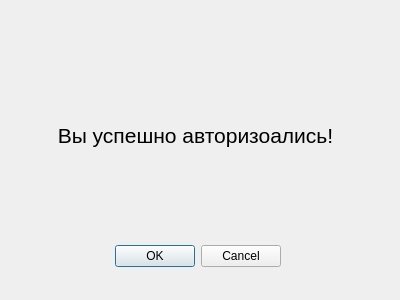
<?xml version="1.0" encoding="UTF-8"?>
<ui version="4.0">
 <class>Dialog</class>
 <widget class="QDialog" name="Dialog">
  <property name="geometry">
   <rect>
    <x>0</x>
    <y>0</y>
    <width>400</width>
    <height>300</height>
   </rect>
  </property>
  <property name="windowTitle">
   <string>Dialog</string>
  </property>
  <widget class="QDialogButtonBox" name="buttonBox">
   <property name="geometry">
    <rect>
     <x>30</x>
     <y>240</y>
     <width>251</width>
     <height>32</height>
    </rect>
   </property>
   <property name="orientation">
    <enum>Qt::Orientation::Horizontal</enum>
   </property>
   <property name="standardButtons">
    <set>QDialogButtonBox::StandardButton::Cancel|QDialogButtonBox::StandardButton::Ok</set>
   </property>
  </widget>
  <widget class="QLabel" name="label">
   <property name="geometry">
    <rect>
     <x>0</x>
     <y>90</y>
     <width>391</width>
     <height>91</height>
    </rect>
   </property>
   <property name="font">
    <font>
     <pointsize>16</pointsize>
    </font>
   </property>
   <property name="text">
    <string>Вы успешно авторизоались!</string>
   </property>
   <property name="alignment">
    <set>Qt::AlignmentFlag::AlignCenter</set>
   </property>
  </widget>
 </widget>
 <resources/>
 <connections>
  <connection>
   <sender>buttonBox</sender>
   <signal>accepted()</signal>
   <receiver>Dialog</receiver>
   <slot>accept()</slot>
   <hints>
    <hint type="sourcelabel">
     <x>248</x>
     <y>254</y>
    </hint>
    <hint type="destinationlabel">
     <x>157</x>
     <y>274</y>
    </hint>
   </hints>
  </connection>
  <connection>
   <sender>buttonBox</sender>
   <signal>rejected()</signal>
   <receiver>Dialog</receiver>
   <slot>reject()</slot>
   <hints>
    <hint type="sourcelabel">
     <x>316</x>
     <y>260</y>
    </hint>
    <hint type="destinationlabel">
     <x>286</x>
     <y>274</y>
    </hint>
   </hints>
  </connection>
 </connections>
</ui>
